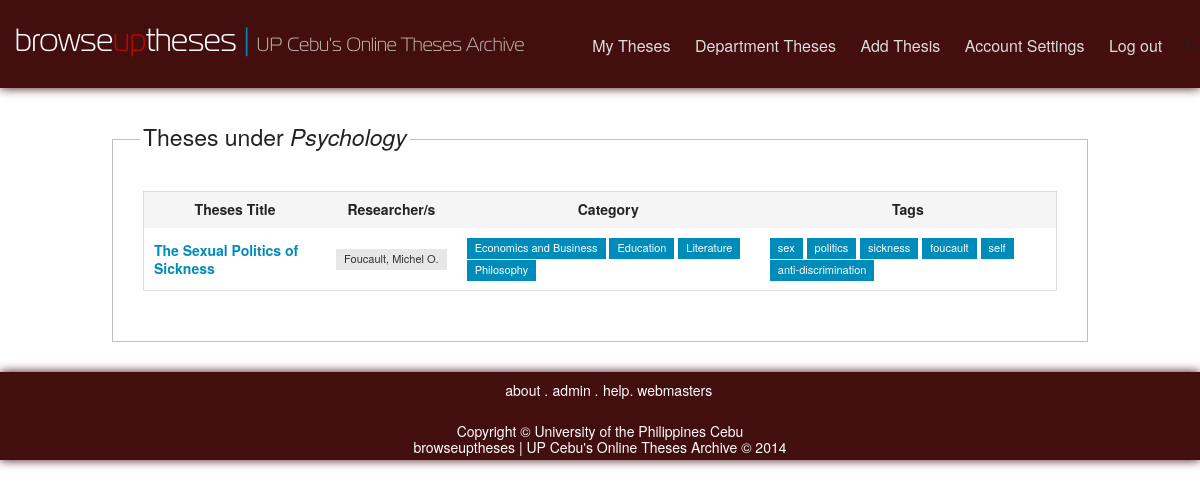
The app's page /department.php (signed in) with its own data.
### tables this page shows
CREATE TABLE IF NOT EXISTS `department` (
  `department_id` int(11) NOT NULL AUTO_INCREMENT,
  `dep_name` varchar(255) DEFAULT NULL,
  `tel` int(11) DEFAULT NULL,
  `email` varchar(255) DEFAULT NULL,
  `faculty_id` int(11) DEFAULT NULL,
  PRIMARY KEY (`department_id`),
  KEY `faculty_id` (`faculty_id`)
);

CREATE TABLE IF NOT EXISTS `thesis` (
  `thesis_id` int(11) NOT NULL AUTO_INCREMENT,
  `title` varchar(255) DEFAULT NULL,
  `abstract` text,
  `date_published` timestamp NULL DEFAULT NULL,
  `date_accessioned` timestamp NULL DEFAULT NULL,
  `date_added` timestamp NOT NULL DEFAULT CURRENT_TIMESTAMP ON UPDATE CURRENT_TIMESTAMP,
  PRIMARY KEY (`thesis_id`)
);

CREATE TABLE IF NOT EXISTS `thesis_researchers` (
  `thesis_id` int(11) NOT NULL DEFAULT '0',
  `researcher_id` int(11) NOT NULL DEFAULT '0',
  PRIMARY KEY (`thesis_id`,`researcher_id`),
  KEY `researcher_id` (`researcher_id`)
);

CREATE TABLE IF NOT EXISTS `researcher` (
  `researcher_id` int(11) NOT NULL AUTO_INCREMENT,
  `res_lname` varchar(255) DEFAULT NULL,
  `res_fname` varchar(255) DEFAULT NULL,
  `res_mname` varchar(255) DEFAULT NULL,
  `course_id` int(11) DEFAULT NULL,
  PRIMARY KEY (`researcher_id`),
  KEY `course_id` (`course_id`)
);

### department.php (the view, shortened to what this page needs)
<?php
	$faculty = mysql_query("SELECT department_id FROM faculty_profiles WHERE faculty_id = " . explode('_', $_SESSION['user_id'])[1]);
	$faculty = mysql_fetch_assoc($faculty);
	$department_id = (isset($_GET['id'])) ? $_GET['id'] : $faculty['department_id'];
	$department_details = mysql_query("SELECT * FROM department WHERE department_id = '$department_id'");
	$department_details = mysql_fetch_assoc($department_details);
	$theses = mysql_query("SELECT * FROM thesis_department WHERE department_id = '$department_id'");
	$result_num_rows = mysql_num_rows($theses);
	$theses_array = array();
	while ($thesis = mysql_fetch_assoc($theses)) {
		$thesis = mysql_query("SELECT * FROM thesis WHERE thesis_id = ".$thesis['thesis_id']);
		$thesis = mysql_fetch_assoc($thesis);
		$thesis['researchers'] = array();
		$thesis['categories'] = array();
		$thesis['tags'] = array();
		$researchers = mysql_query(
			"SELECT * FROM researcher
				INNER JOIN thesis_researchers
				ON researcher.researcher_id = thesis_researchers.researcher_id
				WHERE thesis_researchers.thesis_id = ".$thesis['thesis_id']
			);
		while ($researcher = mysql_fetch_assoc($researchers)) {
			array_push($thesis['researchers'], $researcher);
		}
		$categories = mysql_query(
			"SELECT category.category_name FROM category
				INNER JOIN thesis_categories
				ON category.category_id = thesis_categories.category_id
				WHERE thesis_categories.thesis_id = ".$thesis['thesis_id']
			);
		while ($category = mysql_fetch_assoc($categories)) {
			array_push($thesis['categories'], $category['category_name']);
		}
		$tags = mysql_query(
			"SELECT tags.tag_name FROM tags
				INNER JOIN thesis_tags
				ON tags.tag_id = thesis_tags.tag_id
				WHERE thesis_tags.thesis_id = ".$thesis['thesis_id']
			);
		while ($tag = mysql_fetch_assoc($tags)) {
			array_push($thesis['tags'], $tag['tag_name']);
		}
		array_push($theses_array, $thesis);
	}
?>
<!DOCTYPE html>
<html>
	<head>
		<?php include('fronts/meta.php'); ?>
	</head>
	<body>
		<div id="main-wrapper">
			<?php include('fronts/header.php'); ?>
			<div id="wrap">
				<div id="main" style="margin: 20px 0">
					<fieldset>
						<legend><h4>Theses under <em><?= $department_details['dep_name']; ?></em></h4></legend>
						<table style="width: 100%">
				    		<thead>
					    		<tr>
					    			<th>Theses Title</th>
					    			<th>Researcher/s</th>
					    			<th>Category</th>
					    			<th>Tags</th>
					    		</tr>
				    		</thead>
				    		<tbody>
				    			<?php
					    			if ($result_num_rows == 0) { ?>
					    				<tr style="text-align: center">
							    			<td colspan="6"><h4>No Thesis Yet!</h4></td>
							    		</tr>
					    		<?php } else {
					    			foreach ($theses_array as $thesis) : ?>
										<tr>
							    			<td><a href="thesisInfo.php?id=<?= $thesis['thesis_id']; ?>"><?= $thesis['title']?></a></td>
							    			<td>
							    			<?php foreach ($thesis['researchers'] as $researcher) : ?>
							    				<span class="label secondary">
							    				<?= $researcher['res_lname'].', '.$researcher['res_fname'].' '. $researcher['res_mname']; ?>
							    				</span>
							    			<?php endforeach; ?>
							    			</td>
							    			<td>
							    			<?php foreach ($thesis['categories'] as $category) : ?>
							    				<a href="search.php?search=<?= $category ?>&category=All" class="label"><?= $category; ?></a>
							    			<?php endforeach; ?>
							    			</td>
							    			<td>
							    			<?php foreach ($thesis['tags'] as $tag) : ?>
							    				<a href="search.php?search=<?= $tag ?>&category=All" class="label"><?= $tag; ?></a>
							    			<?php endforeach; ?>
							    			</td>
							    		</tr>
								<?php endforeach;
									} ?>
							</tbody>
				    	</table>
			    	</fieldset>
		    	</div>
			</div>
		</div>
	<?php include('fronts/footer.php'); ?>
</body>
</html>

### css/styles.css (style rules this page uses)
html { height: 100%; }
body { margin: 0 auto; font-family: 'Segoe UI Semilight', 'Helvetica Neue', Helvetica, Arial, sans-serif; }
#main-wrapper { min-height: 100%; padding-bottom: 87px; }
#wrap { max-width: 980px; margin: 30px auto; position: relative; }
fieldset { padding: 30px; }
table thead tr th { text-align: center; }
tbody tr td:first-child { font-weight: bold; width: 20%; }

### records on screen
department: dep_name "Psychology"
thesis: title "The Sexual Politics of Sickness", category "Economics and Business", category "Education", category "Literature", category "Philosophy", tag "sex", tag "politics", tag "sickness", tag "foucault", tag "self", tag "anti-discrimination"
thesis_researchers: researcher.res_lname "Foucault", researcher.res_fname "Michel", researcher.res_mname "O."
